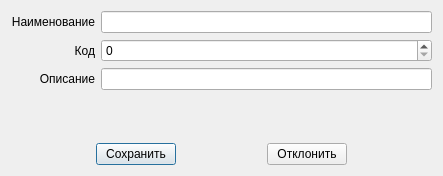
<?xml version="1.0" encoding="UTF-8"?>
<ui version="4.0">
 <class>Dialog</class>
 <widget class="QDialog" name="Dialog">
  <property name="geometry">
   <rect>
    <x>0</x>
    <y>0</y>
    <width>443</width>
    <height>176</height>
   </rect>
  </property>
  <property name="windowTitle">
   <string/>
  </property>
  <layout class="QVBoxLayout" name="verticalLayout">
   <item>
    <layout class="QGridLayout" name="gridLayout_2">
     <item row="0" column="0">
      <widget class="QLabel" name="label_6">
       <property name="text">
        <string>Наименование</string>
       </property>
       <property name="alignment">
        <set>Qt::AlignRight|Qt::AlignTrailing|Qt::AlignVCenter</set>
       </property>
      </widget>
     </item>
     <item row="2" column="0">
      <widget class="QLabel" name="label_3">
       <property name="text">
        <string>Описание</string>
       </property>
       <property name="alignment">
        <set>Qt::AlignRight|Qt::AlignTrailing|Qt::AlignVCenter</set>
       </property>
      </widget>
     </item>
     <item row="1" column="0">
      <widget class="QLabel" name="label_2">
       <property name="text">
        <string>Код</string>
       </property>
       <property name="alignment">
        <set>Qt::AlignRight|Qt::AlignTrailing|Qt::AlignVCenter</set>
       </property>
      </widget>
     </item>
     <item row="1" column="1">
      <widget class="QSpinBox" name="spinBox"/>
     </item>
     <item row="0" column="1">
      <widget class="QLineEdit" name="lineEdit">
       <property name="maxLength">
        <number>50</number>
       </property>
      </widget>
     </item>
     <item row="2" column="1">
      <widget class="QLineEdit" name="lineEdit_2">
       <property name="maxLength">
        <number>200</number>
       </property>
      </widget>
     </item>
    </layout>
   </item>
   <item>
    <spacer name="verticalSpacer">
     <property name="orientation">
      <enum>Qt::Vertical</enum>
     </property>
     <property name="sizeHint" stdset="0">
      <size>
       <width>20</width>
       <height>40</height>
      </size>
     </property>
    </spacer>
   </item>
   <item>
    <layout class="QHBoxLayout" name="horizontalLayout">
     <item>
      <widget class="QPushButton" name="pushButton">
       <property name="sizePolicy">
        <sizepolicy hsizetype="Fixed" vsizetype="Fixed">
         <horstretch>0</horstretch>
         <verstretch>0</verstretch>
        </sizepolicy>
       </property>
       <property name="text">
        <string>Сохранить</string>
       </property>
      </widget>
     </item>
     <item>
      <widget class="QPushButton" name="pushButton_2">
       <property name="sizePolicy">
        <sizepolicy hsizetype="Fixed" vsizetype="Fixed">
         <horstretch>0</horstretch>
         <verstretch>0</verstretch>
        </sizepolicy>
       </property>
       <property name="text">
        <string>Отклонить</string>
       </property>
      </widget>
     </item>
    </layout>
   </item>
  </layout>
 </widget>
 <resources/>
 <connections>
  <connection>
   <sender>pushButton_2</sender>
   <signal>clicked()</signal>
   <receiver>Dialog</receiver>
   <slot>close()</slot>
   <hints>
    <hint type="sourcelabel">
     <x>377</x>
     <y>391</y>
    </hint>
    <hint type="destinationlabel">
     <x>291</x>
     <y>252</y>
    </hint>
   </hints>
  </connection>
 </connections>
</ui>
